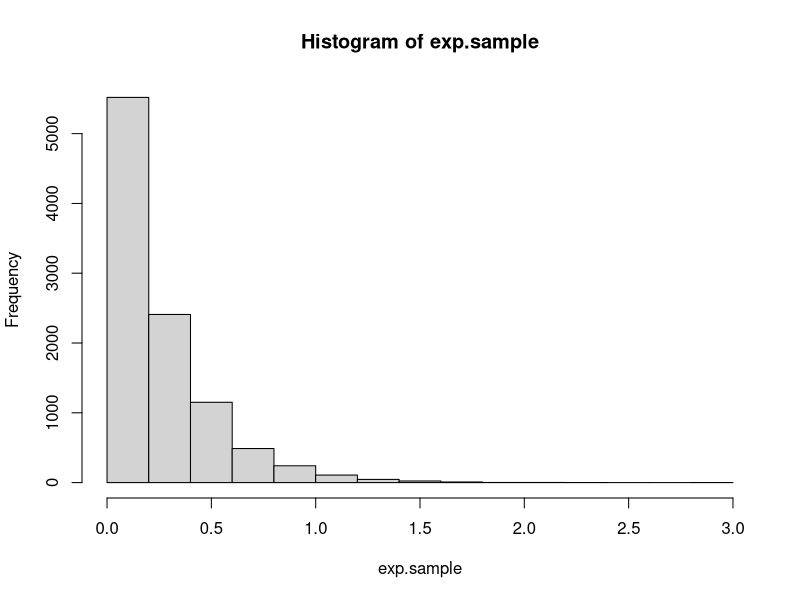
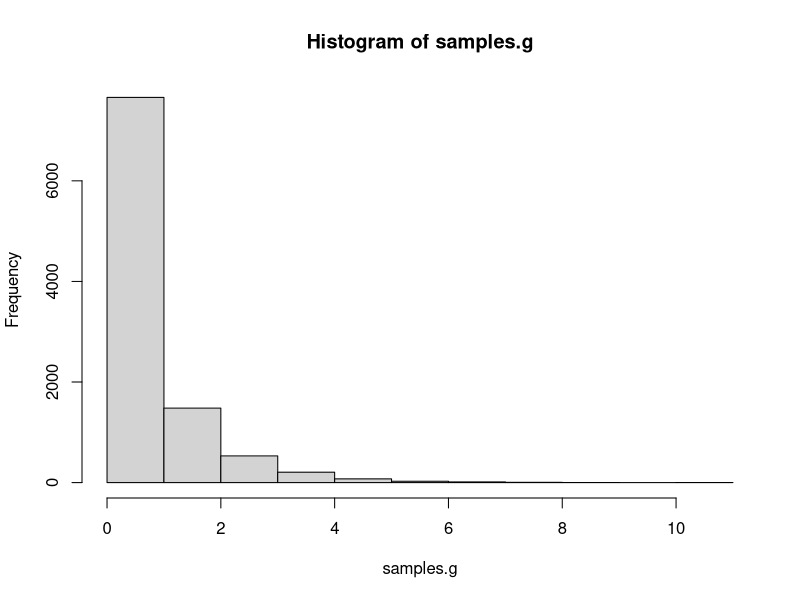
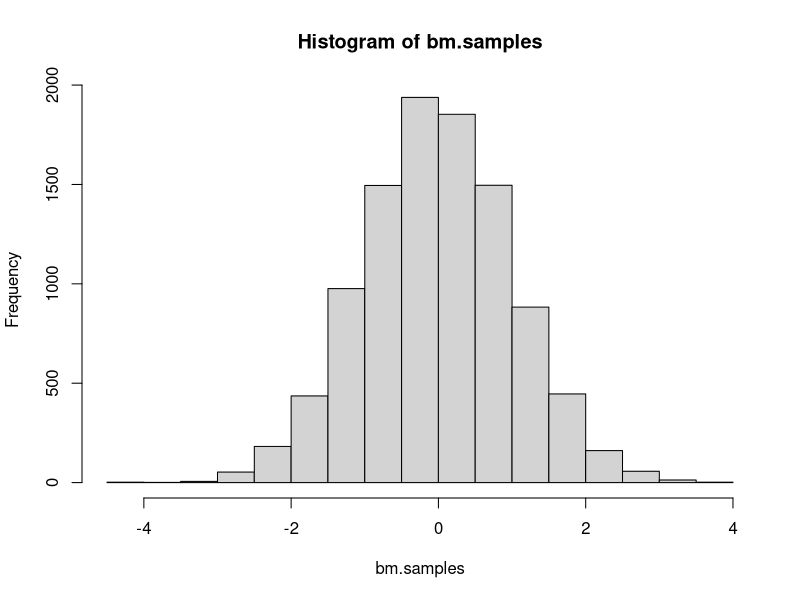
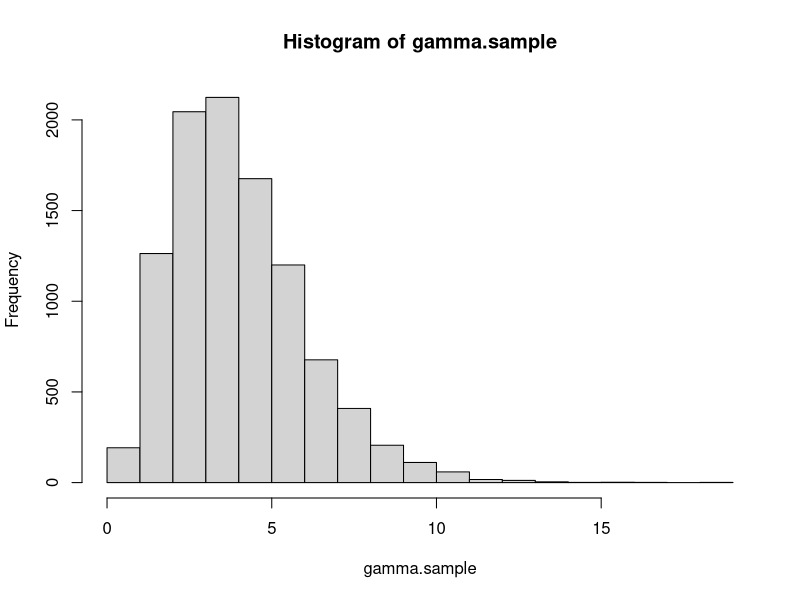
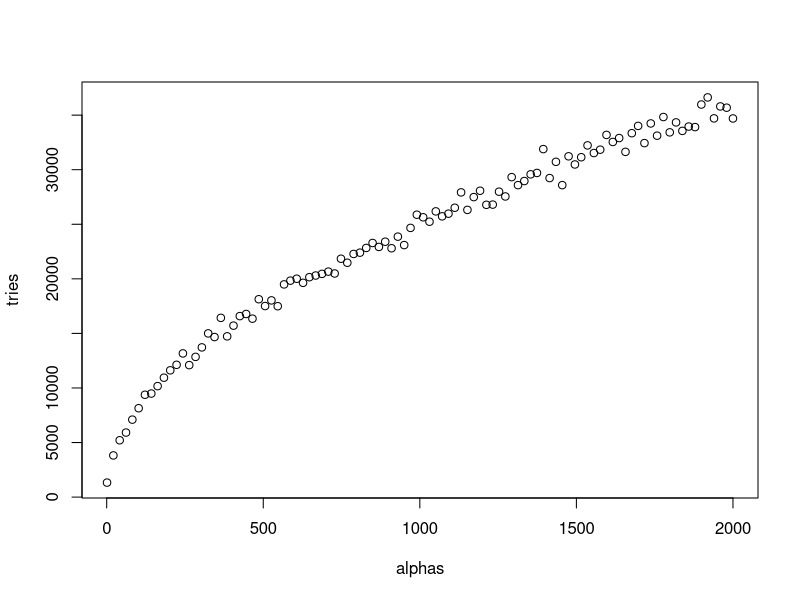
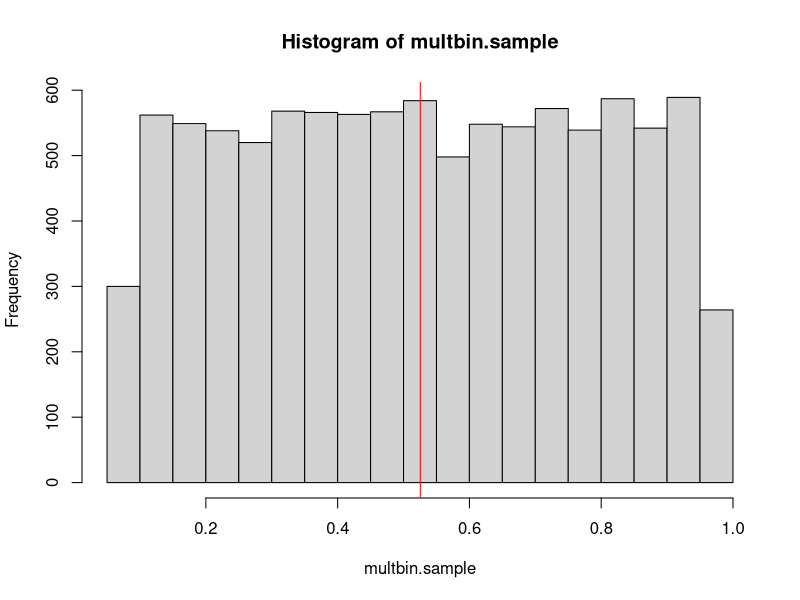

Source code (R) for these figures, in order:
## ---- chunk 1
knitr::opts_chunk$set(echo = TRUE)
## ---- chunk 2
# Function to sample n times from exponential distribution
samples_exp = function(rate, n){
  u = runif(n)          # Sample from unif(0,1) distribution
  x = - log(u) / rate   # Compute values using inverse cdf
  return(x)             # Vector of n samples
}

# Function to print mean and variance
print.mean.var = function(n, m.emp, m.th, v.emp, v.th) {
  cat('Number of samples:', n)
  cat('\n\nEmpirical mean:', m.emp)
  cat('\nTheoretical mean:', m.th)
  cat('\n\nEmpirical variance:', v.emp)
  cat('\nTheoretical variance:', v.th)
}

# Check function
rate = 4                                        # Set rate parameter
n = 10000                                       # Number of samples
exp.sample = samples_exp(rate, n)               # Sample
hist(exp.sample)                                # Histogram of sample

mean.emp.exp = mean(exp.sample)                 # Empirical mean
mean.th.exp = 1 / rate                          # Theoretical mean

var.emp.exp = var(exp.sample)                   # Empirical variance
var.th.exp = 1 / rate^2                         # Theoretical variance

print.mean.var(n, mean.emp.exp, mean.th.exp, var.emp.exp, var.th.exp)  # Print values
## ---- chunk 3
# Function to sample from g using inverse cdf
samples_g = function(alpha, n) {
  c = alpha * exp(1) / (alpha + exp(1))   # Normalizing constant
  u = runif(n)                            # Sample from unif(0,1) distribution
  vec = rep(0, n)                         # Vector to store the generated samples
  for(i in 1:length(u)){
    if(u[i]<= c/alpha) {vec[i] = (alpha * u[i] / c)^(1 / alpha)}  # Use case 1 in inverse cdf to generate sample
    else {vec[i] = -log(1/alpha + exp(-1) - u[i]/c)}              # Use case 2 in inverse cdf to generate sample
  }
  return(vec)
}

# Check function
alpha = 0.8                               # Set parameter
c = alpha * exp(1) / (alpha + exp(1))     # Normalizing constant
n = 10000                                 # Number of samples
samples.g = samples_g(alpha, n)           # Sampling from g
hist(samples.g)                           # Histogram of samples

mean.emp.g = mean(samples.g)                      # Empirical mean
mean.theo.g = c * (1/(alpha+1) + 2*exp(-1))       # Theoretical mean

var.emp.g = var(samples.g)                                  # Empirical variance
var.theo.g = c * (1/(alpha+2) + 5*exp(-1)) - mean.theo.g^2  # Theoretical variance

print.mean.var(n, mean.emp.g, mean.theo.g, var.emp.g, var.theo.g)   # Print values
## ---- chunk 4
# Function to generate n samples from N(0,1) using Box Muller
boxmuller = function(n) {
  # Sample from unif(0,1)
  u1 = runif(n)
  u2 = runif(n)
  # Polar coordinates
  r = sqrt(-2*log(u1))
  theta = 2*pi*u2
  #Cartesian coordinate(s)
  x = r*cos(theta)          # Vector of n independent samples
  #y = r*sin(theta)
  return(x)
}

# Check function
n = 10000                       # Number of samples
bm.samples = boxmuller(n)       # Sampling from N(0,1)
hist(bm.samples)                # Histogram of samples

mean_bm = mean(bm.samples)      # Empirical mean
var_bm = var(bm.samples)        # Empirical variance

print.mean.var(n, mean_bm, 0, var_bm, 1)  # Print values
## ---- chunk 5
# Function to generate a realization from d-variate normal distribution
mult_normal = function(d, mu, sigma) {
  # mu is vector of means, must have length d
  # sigma is covariance matrix, must have dimension dxd
  x = boxmuller(d)    # d N(0,1) distributed variables
  A = t(chol(sigma))  # Cholesky decomposition of covariance matrix (lower triangular)
  y = mu + A %*% x    # d-variate N(mu, sigma)
  return(y)
}


# Check function

# vector of means and covariance matrix
mu = c(1,2)         
sigma = cbind(c(1,0.5),c(0.5,1))

# Estimate mean and empirical variance
n = 10000                     # Number of realizations
mu_est = rep(0,length(mu))    
multnor.sample = matrix(NA, n, length(mu))
for(i in 1:n) {
  multnor = mult_normal(length(mu),mu,sigma)
  mu_est = mu_est + multnor
  multnor.sample[i,] = multnor
  }
mu_est = mu_est / n               # Estimated mean vector

sigma_est = var(multnor.sample)   # Estimated covariance matrix

# Printing
cat('True mean:', mu)
cat('\nEstimated mean:', mu_est)
cat('\n\nTrue covariance matrix:\n')
sigma
cat('\nEstimated covariance matrix:\n')
sigma_est
## ---- chunk 6
# Function to calculate the acceptance probability
accprob = function(x, alpha) {
  if(x<1) {return(exp(-x))}
  else if(x>=1) {return(x^(alpha-1))}
}

# Function to generate n samples from f
gamma_rejsamp = function(n, alpha) {
  vec = rep(0, n)             # Vector for storing the accepted samples
  i = 1
  while(i<=n) {
    x = samples_g(alpha, 1)   # Sample from proposal density
    u = runif(1)              # Sample from unif(0,1)
    a = accprob(x, alpha)     # Calculate acceptance probability
    if(u<=a) {                # Accept x as a sample
      vec[i] = x              # Store x
      i = i + 1
      }
  }
  return(vec)
}

# Check function
alpha = 0.5     # Set parameter
n = 10000       # Number of samples
gamma.sample = gamma_rejsamp(n, alpha)    # Generate samples

mean.emp = mean(gamma.sample)   # Empirical mean
mean.theo = alpha               # Theoretical mean

var.emp = var(gamma.sample)     # Empirical variance
var.theo = alpha                # Theoretical variance

print.mean.var(n, mean.emp, mean.theo, var.emp, var.theo)   # Printing values
## ---- chunk 7
# Function to generate n samples from ln(unif(0,ab))
inv.cdf.sampling = function(n, ln.ab) {
  u = runif(n)    # Sample from unif(0,1)
  x = ln.ab + log(u)   # Using inverse cdf
  return(x)
}

# Function to generate n samples from f
# alpha > 1
samples.f = function(n, alpha) {
  vec = rep(0,n)                        # Vector for storing the samples
  i = 1                                 # Count index in vec
  #a = ((alpha-1)/exp(1))^((alpha-1)/2)  # Value of a
  #b = ((alpha+1)/exp(1))^((alpha+1)/2)  # Value of b_+
  lna = (alpha-1) / 2 * (log(alpha-1) -1) # Value of ln(a)
  lnb = (alpha+1) / 2 * (log(alpha+1) -1) # Value of ln(b_+)
  tries = 0                             # Count number of tries to generate n realizations
  while(i<=n) {
    z1 = inv.cdf.sampling(1,lna)          # Sample from ln(unif(0,a))
    z2 = inv.cdf.sampling(1,lnb)          # Sample from ln(unif(b_-,b_+))
    diff = z2 - z1
    limit = ((alpha-1)*diff - exp(diff)) / 2  # Calculate upper limit for z1 in C_f
    if(z1 <= limit) {                   # Accept the sample
      vec[i] = exp(diff)                # Store ratio of uniforms
      i = i + 1
    }
    tries = tries + 1
  }
  return(c(tries,vec))                  # Return number of tries and vector of samples
}

# Check function
alpha = 4       # Set parameter
n = 10000       # Number of samples
gamma.sample = samples.f(n,alpha)[-1]   # Generate samples
hist(gamma.sample)                      # Histogram of samples

mean.emp = mean(gamma.sample)           # Empirical mean
mean.theo = alpha                       # Theoretical mean

var.emp = var(gamma.sample)             # Empirical variance
var.theo = alpha                        # Theoretical variance

print.mean.var(n, mean.emp, mean.theo, var.emp, var.theo) # Printing values

# Number of tries for different alphas
#alphas = seq(1.1,2000,length.out = 20)
n = 1000                                # Number of samples to generate
alphas = seq(1.1,2000,length.out = 100)   # Values for alpha  
tries = rep(0,length(alphas))           # Vector to store number of tries to generate n samples for different alphas
for(i in 1:length(alphas)) {
  s = samples.f(1000,alphas[i])
  tries[i] = s[1]
}
plot(alphas,tries)                      # Plot of alpha vs number of tries
## ---- chunk 8
# Function to generate n samples from gamma distribution
gamma = function(n, alpha, beta) {
  if(alpha<1) {return(gamma_rejsamp(n,alpha) / beta)}       # alpha<1, beta is an inverse scale parameter
  else if(alpha>1) {return(samples.f(n,alpha)[-1] / beta)}  # alpha>1, beta is an inverse scale parameter
  else {return(samples_exp(beta,n))}                        # alpha=1, exponential distribution with rate beta
}

# Test function

# Function to generate samples and print values
test.gam = function(n, alpha, beta) {
  gam.samp = gamma(n, alpha, beta)
  mean.emp = mean(gam.samp)
  mean.theo = alpha / beta
  var.emp = var(gam.samp)
  var.theo = alpha / beta^2
  cat('alpha=',alpha,'\nbeta=',beta,'\n')
  print.mean.var(n, mean.emp, mean.theo, var.emp, var.theo)
  cat('\n\n\n')
}

# Set parameters
n = 10000
alpha = c(0.5, 1, 10)
beta = 2

test.gam(n, alpha[1], beta)
test.gam(n, alpha[2], beta)
test.gam(n, alpha[3], beta)

## ---- chunk 9
#Function for generating one Diriclet distributed variable with parameter alpha:
dirichlet <- function(alphas){
  zs = rep(0,length(alphas))
  for (k in 1:length(alphas)){
    zs[k] <- gamma(1,alphas[k],1)
  }
  return(zs/sum(zs))
}

#Testing
K = 3
alphas <- runif(K,0.1,5.0)
mean.theo <- alphas/sum(alphas)
dirichlet.samples <- rep(0,K)
for (i in 1:30){dirichlet.samples = dirichlet.samples + dirichlet(alphas)}
dirichlet.samples = dirichlet.samples/30
mean.theo
dirichlet.samples

## ---- chunk 10
ln.accprob = function(x) {
  lnc = (15 + sqrt(53809)) / 394
  return(125*log(2+x) + 38*log(1-x) + 34*log(x) - lnc)
}

multbinom = function(n) {
  vec = rep(0,n)
  i = 1
  while(i<=n) {
    theta = runif(1)
    lnu = log(runif(1))
    lna = ln.accprob(theta)
    if(lnu<=lna) {
      vec[i] = theta
      i = i + 1
      }
  }
  return(vec)
}

# Test 
multbin.sample = multbinom(10000)
multbin.mean.MC <- mean(multbin.sample)

hist(multbin.sample)
abline(v = multbin.mean.MC, col="red")

mean(multbin.sample)
var(multbin.sample)
# evt regne ut teoretiske verdier? 
## ---- chunk 11
multbin.prior <- function(x){
  return((2+x)^125*(1-x)^38*x^34)
}

multbin.integrand <- function(x){
  c <- integrate(multbin.prior,0,1)
  return((1/(c$value))*x*(2+x)^125*(1-x)^38*x^34)
}

multbin.mean.exact <- integrate(multbin.integrand,0,1)
multbin.mean.exact
